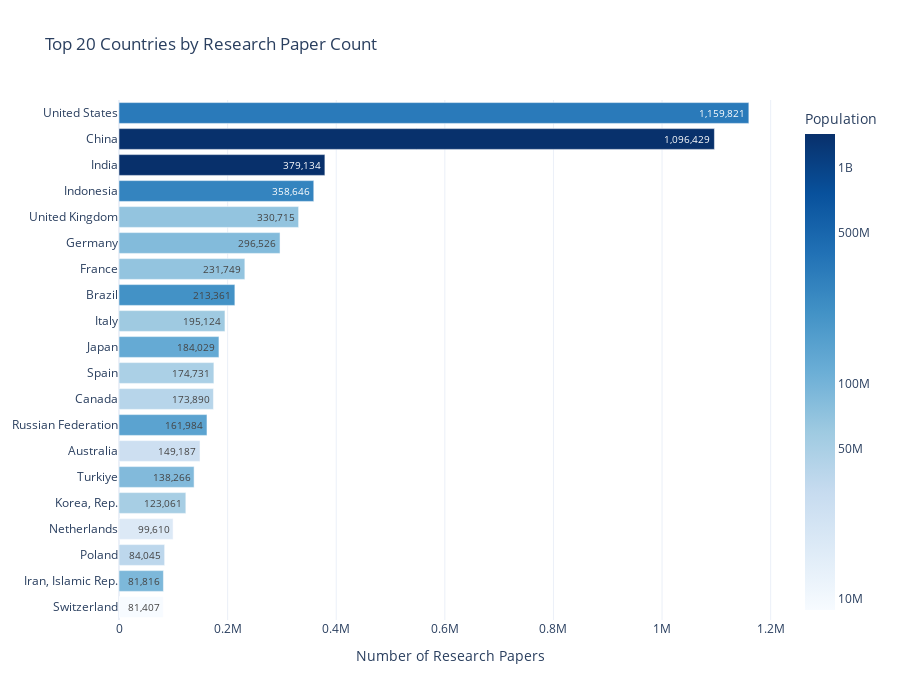

The cell this chart's notebook holds for it:
### Code cell
import plotly.express as px
import numpy as np

# Sort data so the plot is ordered
top_20_data = data_api_papers_sorted[:20].sort_values("paper_count", ascending=True)

# --- FIX: Create a log-transformed column for Population ---
top_20_data['Population_log'] = np.log10(top_20_data['Population'])

fig = px.bar(
    top_20_data,
    x="paper_count",
    y="Country",
    color="Population_log",
    color_continuous_scale="Blues", 
    text="paper_count",
    title="Top 20 Countries by Research Paper Count",
    template="plotly_white",
    labels={
        "paper_count": "Number of Research Papers",
        "Population_log": "Population" # Set the title for the color bar
    },
    hover_data={
        "Population": ":,.0f",    # <-- This data is now available as customdata[0]
        "Population_log": False   # <-- Hide the confusing log value
    },
    height=700 
)

# --- Fix for the color bar legend ---
tick_labels = ["10M", "50M", "100M", "500M", "1B"]
tick_values = [
    np.log10(10_000_000),    
    np.log10(50_000_000),   
    np.log10(100_000_000),  
    np.log10(500_000_000),  
    np.log10(1_000_000_000)
]

fig.update_layout(
    yaxis_title=None, 
    coloraxis_colorbar=dict(
        title="Population",
        tickvals=tick_values,  # Set the POSITIONS for the ticks
        ticktext=tick_labels   # Set the TEXT for the ticks
    )
)

fig.update_traces(
    texttemplate='%{x:,.0f}', 
    textposition='auto',
    hovertemplate='<b>%{y}</b><br>Population: %{customdata[0]}<extra></extra>'
)

fig.show()

### Figure 1 — Plotly figure (JSON) as saved in the notebook; plotly's stock layout.template omitted (floating-point values rounded to 4 significant figures)
{"data": [{"customdata": [[8888000.0, 6.949], [90610000.0, 7.957], [36690000.0, 7.565], [17880000.0, 7.252], [51710000.0, 7.714], [85330000.0, 7.931], [26650000.0, 7.426], [143800000.0, 8.158], [40080000.0, 7.603], [48350000.0, 7.684], [124500000.0, 8.095], [58990000.0, 7.771], [211100000.0, 8.325], [68290000.0, 7.834], [83900000.0, 7.924], [68490000.0, 7.836], [281200000.0, 8.449], [1438000000.0, 9.158], [1411000000.0, 9.149], [336800000.0, 8.527]], "hovertemplate": "<b>%{y}</b><br>Population: %{customdata[0]}<extra></extra>", "legendgroup": "", "marker": {"color": [6.949, 7.957, 7.565, 7.252, 7.714, 7.931, 7.426, 8.158, 7.603, 7.684, 8.095, 7.771, 8.325, 7.834, 7.924, 7.836, 8.449, 9.158, 9.149, 8.527], "coloraxis": "coloraxis", "pattern": {"shape": ""}}, "name": "", "orientation": "h", "showlegend": false, "text": [81410.0, 81820.0, 84040.0, 99610.0, 123100.0, 138300.0, 149200.0, 162000.0, 173900.0, 174700.0, 184000.0, 195100.0, 213400.0, 231700.0, 296500.0, 330700.0, 358600.0, 379100.0, 1096000.0, 1160000.0], "textposition": "auto", "texttemplate": "%{x:,.0f}", "type": "bar", "x": [81407, 81816, 84045, 99610, 123061, 138266, 149187, 161984, 173890, 174731, 184029, 195124, 213361, 231749, 296526, 330715, 358646, 379134, 1096429, 1159821], "xaxis": "x", "y": ["Switzerland", "Iran, Islamic Rep.", "Poland", "Netherlands", "Korea, Rep.", "Turkiye", "Australia", "Russian Federation", "Canada", "Spain", "Japan", "Italy", "Brazil", "France", "Germany", "United Kingdom", "Indonesia", "India", "China", "United States"], "yaxis": "y"}], "layout": {"barmode": "relative", "coloraxis": {"colorbar": {"ticktext": ["10M", "50M", "100M", "500M", "1B"], "tickvals": [7, 7.699, 8, 8.699, 9], "title": {"text": "Population"}}, "colorscale": [[0, "rgb(247,251,255)"], [0.125, "rgb(222,235,247)"], [0.25, "rgb(198,219,239)"], [0.375, "rgb(158,202,225)"], [0.5, "rgb(107,174,214)"], [0.625, "rgb(66,146,198)"], [0.75, "rgb(33,113,181)"], [0.875, "rgb(8,81,156)"], [1, "rgb(8,48,107)"]]}, "height": 700, "legend": {"tracegroupgap": 0}, "title": {"text": "Top 20 Countries by Research Paper Count"}, "xaxis": {"anchor": "y", "domain": [0, 1], "title": {"text": "Number of Research Papers"}}, "yaxis": {"anchor": "x", "domain": [0, 1], "title": {}}}}
